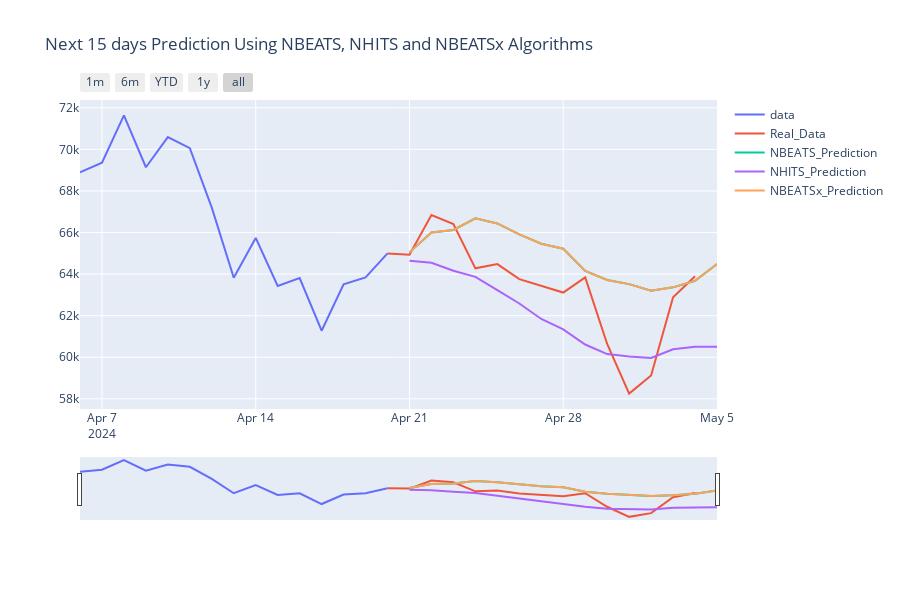

Source (notebook cell):
### Code cell
from plotly.subplots import make_subplots
import plotly.graph_objs as go
fig = make_subplots(rows=1, cols=1, shared_xaxes=True, vertical_spacing=0.1)
data_df = data.iloc[-15:]
fig.add_trace(go.Scatter(x=data_df['ds'], y=data_df['y'], mode='lines', name='data'),row=1, col=1)

fig.add_trace(go.Scatter(x=Real_Data['Date'], y=Real_Data['Adj Close'], mode='lines', name="Real_Data"),row=1, col=1)
fig.add_trace(go.Scatter(x=y_hat_df['ds'], y=y_hat_df['NBEATS'], mode='lines', name='NBEATS_Prediction'),row=1, col=1)
fig.add_trace(go.Scatter(x=y_hat_df['ds'], y=y_hat_df['NHITS'], mode='lines', name='NHITS_Prediction'),row=1, col=1)
fig.add_trace(go.Scatter(x=y_hat_df['ds'], y=y_hat_df['NBEATSx'], mode='lines', name='NBEATSx_Prediction'),row=1, col=1)

fig.update_layout(title = 'Next 15 days Prediction Using NBEATS, NHITS and NBEATSx Algorithms',xaxis=dict(rangeslider=dict(visible=True)), height=600)
fig.update_xaxes(
    rangeselector=dict(
        buttons=list([
            dict(count=1, label="1m", step="month", stepmode="backward"),
            dict(count=6, label="6m", step="month", stepmode="backward"),
            dict(count=1, label="YTD", step="year", stepmode="todate"),
            dict(count=1, label="1y", step="year", stepmode="backward"),
            dict(step="all")
        ])
    )
)
fig.show()

### Figure 1 — Plotly figure (JSON) as saved in the notebook; plotly's stock layout.template omitted (floating-point values rounded to 4 significant figures)
{"data": [{"mode": "lines", "name": "data", "type": "scatter", "x": ["2024-04-06T00:00:00", "2024-04-07T00:00:00", "2024-04-08T00:00:00", "2024-04-09T00:00:00", "2024-04-10T00:00:00", "2024-04-11T00:00:00", "2024-04-12T00:00:00", "2024-04-13T00:00:00", "2024-04-14T00:00:00", "2024-04-15T00:00:00", "2024-04-16T00:00:00", "2024-04-17T00:00:00", "2024-04-18T00:00:00", "2024-04-19T00:00:00", "2024-04-20T00:00:00"], "xaxis": "x", "y": [68900.0, 69360.0, 71630.0, 69140.0, 70590.0, 70060.0, 67200.0, 63820.0, 65740.0, 63430.0, 63810.0, 61280.0, 63510.0, 63840.0, 64990.0], "yaxis": "y"}, {"mode": "lines", "name": "Real_Data", "type": "scatter", "x": ["2024-04-20T00:00:00", "2024-04-21T00:00:00", "2024-04-22T00:00:00", "2024-04-23T00:00:00", "2024-04-24T00:00:00", "2024-04-25T00:00:00", "2024-04-26T00:00:00", "2024-04-27T00:00:00", "2024-04-28T00:00:00", "2024-04-29T00:00:00", "2024-04-30T00:00:00", "2024-05-01T00:00:00", "2024-05-02T00:00:00", "2024-05-03T00:00:00", "2024-05-04T00:00:00"], "xaxis": "x", "y": [64990.0, 64930.0, 66840.0, 66410.0, 64280.0, 64480.0, 63760.0, 63420.0, 63110.0, 63840.0, 60640.0, 58250.0, 59120.0, 62890.0, 63890.0], "yaxis": "y"}, {"mode": "lines", "name": "NBEATS_Prediction", "type": "scatter", "x": ["2024-04-21T00:00:00", "2024-04-22T00:00:00", "2024-04-23T00:00:00", "2024-04-24T00:00:00", "2024-04-25T00:00:00", "2024-04-26T00:00:00", "2024-04-27T00:00:00", "2024-04-28T00:00:00", "2024-04-29T00:00:00", "2024-04-30T00:00:00", "2024-05-01T00:00:00", "2024-05-02T00:00:00", "2024-05-03T00:00:00", "2024-05-04T00:00:00", "2024-05-05T00:00:00"], "xaxis": "x", "y": [65040.0, 66000.0, 66120.0, 66690.0, 66440.0, 65910.0, 65460.0, 65220.0, 64150.0, 63720.0, 63520.0, 63200.0, 63360.0, 63680.0, 64490.0], "yaxis": "y"}, {"mode": "lines", "name": "NHITS_Prediction", "type": "scatter", "x": ["2024-04-21T00:00:00", "2024-04-22T00:00:00", "2024-04-23T00:00:00", "2024-04-24T00:00:00", "2024-04-25T00:00:00", "2024-04-26T00:00:00", "2024-04-27T00:00:00", "2024-04-28T00:00:00", "2024-04-29T00:00:00", "2024-04-30T00:00:00", "2024-05-01T00:00:00", "2024-05-02T00:00:00", "2024-05-03T00:00:00", "2024-05-04T00:00:00", "2024-05-05T00:00:00"], "xaxis": "x", "y": [64640.0, 64550.0, 64160.0, 63870.0, 63220.0, 62590.0, 61840.0, 61340.0, 60610.0, 60150.0, 60030.0, 59970.0, 60380.0, 60500.0, 60510.0], "yaxis": "y"}, {"mode": "lines", "name": "NBEATSx_Prediction", "type": "scatter", "x": ["2024-04-21T00:00:00", "2024-04-22T00:00:00", "2024-04-23T00:00:00", "2024-04-24T00:00:00", "2024-04-25T00:00:00", "2024-04-26T00:00:00", "2024-04-27T00:00:00", "2024-04-28T00:00:00", "2024-04-29T00:00:00", "2024-04-30T00:00:00", "2024-05-01T00:00:00", "2024-05-02T00:00:00", "2024-05-03T00:00:00", "2024-05-04T00:00:00", "2024-05-05T00:00:00"], "xaxis": "x", "y": [65040.0, 66000.0, 66120.0, 66690.0, 66440.0, 65910.0, 65460.0, 65220.0, 64150.0, 63720.0, 63520.0, 63200.0, 63360.0, 63680.0, 64490.0], "yaxis": "y"}], "layout": {"height": 600, "title": {"text": "Next 15 days Prediction Using NBEATS, NHITS and NBEATSx Algorithms"}, "xaxis": {"anchor": "y", "domain": [0, 1], "rangeselector": {"buttons": [{"count": 1, "label": "1m", "step": "month", "stepmode": "backward"}, {"count": 6, "label": "6m", "step": "month", "stepmode": "backward"}, {"count": 1, "label": "YTD", "step": "year", "stepmode": "todate"}, {"count": 1, "label": "1y", "step": "year", "stepmode": "backward"}, {"step": "all"}]}, "rangeslider": {"visible": true}}, "yaxis": {"anchor": "x", "domain": [0, 1]}}}
